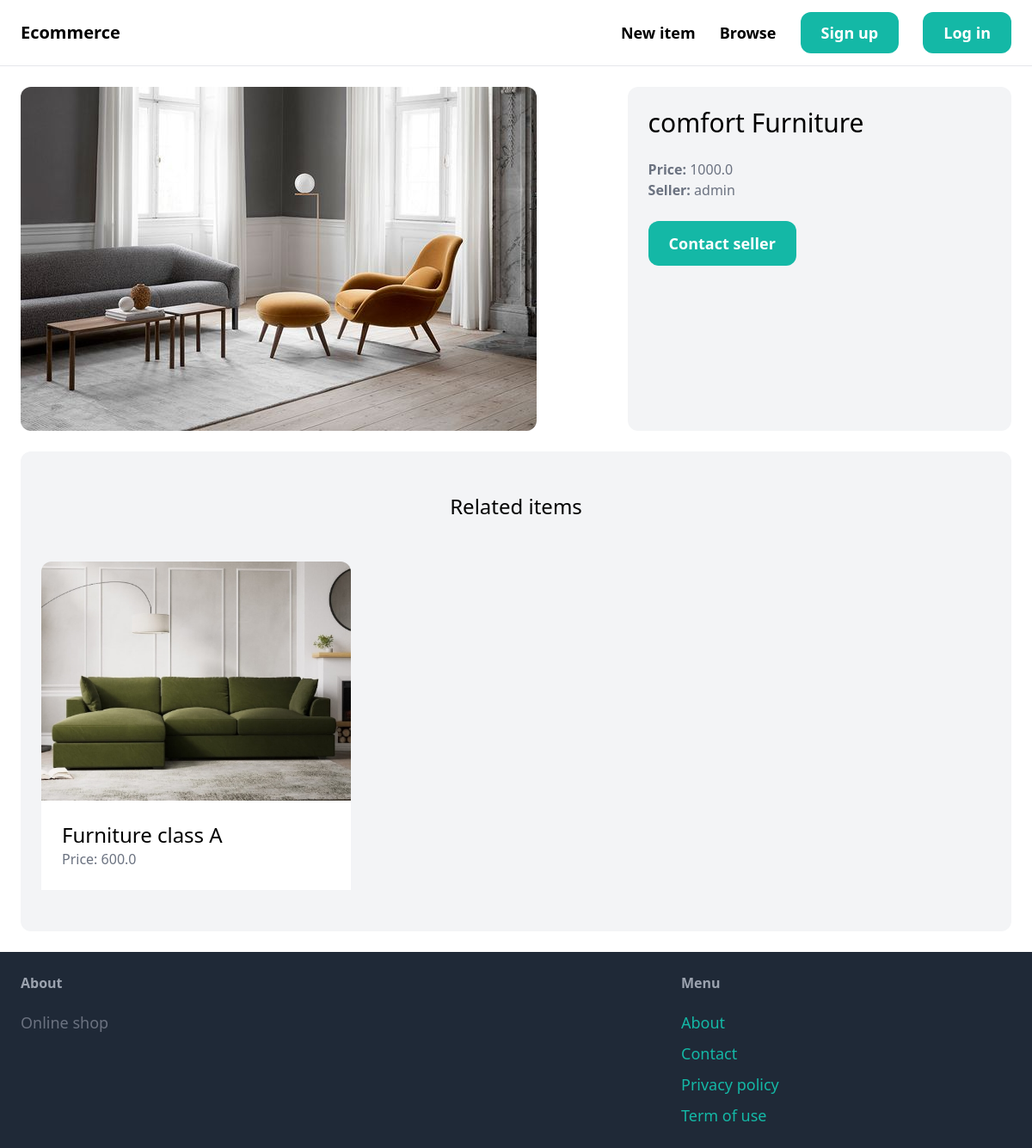
Screenshot of /items/3/ with the database file from the repository.
### item/models.py (models this page shows, shortened)
class Item(models.Model):
    category = models.ForeignKey(Category, related_name='items', on_delete=models.CASCADE)
    name = models.CharField(max_length=255)
    description = models.TextField(blank=True, null=True)
    price = models.FloatField()
    image = models.ImageField(upload_to='item_images', blank=True, null=True)
    is_sold = models.BooleanField(default=False)
    created_by = models.ForeignKey(User, related_name='items', on_delete=models.CASCADE)
    created_at = models.DateTimeField(auto_now_add=True)

### item/views.py (the view)
# urls.py: path('<int:pk>/', views.detail, name='detail'),
def detail(request, pk):
    item = get_object_or_404(Item, pk=pk)
    related_items = Item.objects.filter(category=item.category, is_sold=False).exclude(pk=pk)[0:3]
    return render(request, 'item/detail.html', {
        'item': item,
        'related_items': related_items,
    })

### item/templates/item/detail.html (shortened to what this page needs)
{% extends 'core/base.html' %}
{% block content %}
<div class="grid grid-cols-5 gap-6">
    <div class="col-span-3">
        <img src="{{ item.image.url }}" class="rounded-xl">
    </div>
    <div class="col-span-2 p-6 bg-gray-100 rounded-xl">
        <h1 class="mb-6 text-3xl">{{ item.name }}</h1>
        <p class="text-gray-500"><strong>Price: </strong>{{ item.price }}</p>
        <p class="text-gray-500"><strong>Seller: </strong>{{ item.created_by.username }}</p>
        {% if request.user == item.created_by %}
            <div class="mt-6 p-6 bg-white rounded-xl">
                <p>This is your item!</p>
                <a href="{% url 'item:edit' item.id %}" class="inline-block mt-6 px-6 py-3 text-lg font-semibold bg-teal-500 text-white rounded-xl">Edit</a>
                <a href="{% url 'item:delete' item.id %}" class="inline-block mt-6 px-6 py-3 text-lg font-semibold bg-red-500 text-white rounded-xl">Delete</a>
            </div>
        {% else %}
            <a href="{% url 'conversation:new' item.id %}" class="inline-block mt-6 px-6 py-3 text-lg font-semibold bg-teal-500 text-white rounded-xl hover:bg-teal-700">Contact seller</a>
        {% endif %}
    </div>
</div>
<div class="mt-6 px-6 py-12 bg-gray-100 rounded-xl">
    <h2 class="mb-12 text-2xl text-center">Related items</h2>
    <div class="grid grid-cols-3 gap-3">
        {% for item in related_items %}
            <div>
                <a href="{% url 'item:detail' item.id %}">
                    <div>
                        <img src="{{ item.image.url }}" class="rounded-t-xl">
                    </div>
                    <div class="p-6 bg-white rounded-b=xl">
                        <h2 class="text-2xl">{{ item.name }}</h2>
                        <p class="text-gray-500">Price: {{ item.price }}</p>
                    </div>
                </a>
            </div>
        {% endfor %}
    </div>
 </div>
{% endblock %}

### rows the page displays
Item: image (picture), name "comfort Furniture", price "1000.0", created_by.username "admin"
Item: image (picture), name "Furniture class A", price "600.0"
